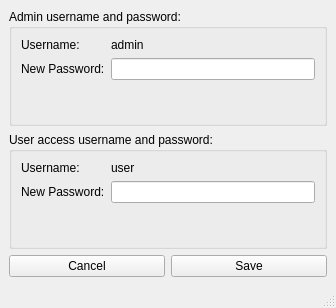
<?xml version="1.0" encoding="UTF-8"?>
<ui version="4.0">
 <class>MainWindow</class>
 <widget class="QMainWindow" name="MainWindow">
  <property name="geometry">
   <rect>
    <x>0</x>
    <y>0</y>
    <width>336</width>
    <height>308</height>
   </rect>
  </property>
  <property name="windowTitle">
   <string>Admin Panel</string>
  </property>
  <widget class="QWidget" name="centralwidget">
   <layout class="QGridLayout" name="gridLayout_2">
    <item row="0" column="0">
     <layout class="QGridLayout" name="gridLayout">
      <item row="0" column="0">
       <layout class="QVBoxLayout" name="verticalLayout">
        <item>
         <widget class="QGroupBox" name="groupBox">
          <property name="title">
           <string>Admin username and password:</string>
          </property>
          <layout class="QFormLayout" name="formLayout">
           <item row="0" column="0">
            <widget class="QLabel" name="label">
             <property name="text">
              <string>Username:</string>
             </property>
            </widget>
           </item>
           <item row="0" column="1">
            <widget class="QLabel" name="label_3">
             <property name="text">
              <string>admin</string>
             </property>
            </widget>
           </item>
           <item row="1" column="0">
            <widget class="QLabel" name="label_2">
             <property name="text">
              <string>New Password:</string>
             </property>
            </widget>
           </item>
           <item row="1" column="1">
            <widget class="QLineEdit" name="lineEdit_2">
             <property name="clearButtonEnabled">
              <bool>true</bool>
             </property>
            </widget>
           </item>
           <item row="2" column="0" colspan="2">
            <widget class="QLabel" name="label_7">
             <property name="styleSheet">
              <string notr="true">color: rgb(132, 0, 0);</string>
             </property>
             <property name="text">
              <string/>
             </property>
             <property name="alignment">
              <set>Qt::AlignCenter</set>
             </property>
            </widget>
           </item>
          </layout>
         </widget>
        </item>
        <item>
         <widget class="QGroupBox" name="groupBox_2">
          <property name="title">
           <string>User access username and password:</string>
          </property>
          <layout class="QFormLayout" name="formLayout_2">
           <item row="0" column="0">
            <widget class="QLabel" name="label_4">
             <property name="text">
              <string>Username:</string>
             </property>
            </widget>
           </item>
           <item row="0" column="1">
            <widget class="QLabel" name="label_6">
             <property name="text">
              <string>user</string>
             </property>
            </widget>
           </item>
           <item row="1" column="0">
            <widget class="QLabel" name="label_5">
             <property name="text">
              <string>New Password:</string>
             </property>
            </widget>
           </item>
           <item row="1" column="1">
            <widget class="QLineEdit" name="lineEdit">
             <property name="clearButtonEnabled">
              <bool>true</bool>
             </property>
            </widget>
           </item>
           <item row="2" column="0" colspan="2">
            <widget class="QLabel" name="label_8">
             <property name="styleSheet">
              <string notr="true">color: rgb(118, 0, 0);</string>
             </property>
             <property name="text">
              <string/>
             </property>
             <property name="alignment">
              <set>Qt::AlignCenter</set>
             </property>
            </widget>
           </item>
          </layout>
         </widget>
        </item>
        <item>
         <layout class="QHBoxLayout" name="horizontalLayout">
          <item>
           <widget class="QPushButton" name="pushButton_2">
            <property name="text">
             <string>Cancel</string>
            </property>
           </widget>
          </item>
          <item>
           <widget class="QPushButton" name="pushButton">
            <property name="text">
             <string>Save</string>
            </property>
           </widget>
          </item>
         </layout>
        </item>
       </layout>
      </item>
     </layout>
    </item>
   </layout>
  </widget>
  <widget class="QMenuBar" name="menubar">
   <property name="geometry">
    <rect>
     <x>0</x>
     <y>0</y>
     <width>336</width>
     <height>21</height>
    </rect>
   </property>
  </widget>
  <widget class="QStatusBar" name="statusbar"/>
 </widget>
 <resources/>
 <connections/>
</ui>
